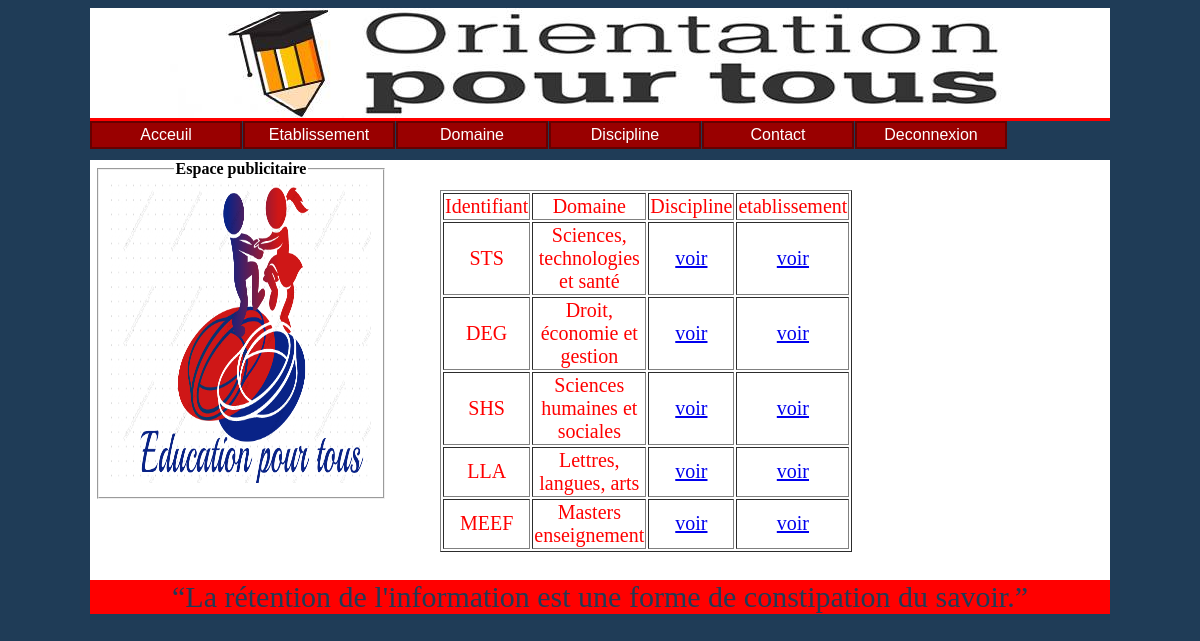
The page /domaineconecte.php on the database its author committed.
### tables this page shows
CREATE TABLE IF NOT EXISTS `domaine` (
  `id_domaine` varchar(4) NOT NULL DEFAULT '',
  `domaine` varchar(34) DEFAULT NULL,
  PRIMARY KEY (`id_domaine`)
);

### domaineconecte.php (the view, shortened to what this page needs)
<!DOCTYPE HTML>
<HTML>
<HEAD>
<link rel="stylesheet"    href="stylecss/mon.css"    type="text/css"    media="screen"    />
</HEAD>
<body>
<div id="entete">
</div>
<ul id="navigation">
  <li><a href="index.php" >Acceuil</a></li>
  <li><a href="etablissementconnecte.php" >Etablissement</a></li>
  <li><a href="domaineconecte.php" >Domaine</a></li>
  <li><a href="disciplineconecte.php" >Discipline</a></li>
  <li><a href="contacts.php" >Contact</a></li>
  <li><a href="deconnexion.php" >Deconnexion</a></li>
</ul>
<div id="bandeau">
<div id="connect">
<fieldset>
<legend align="center"><b>Espace publicitaire</b></legend>
<img src="images/logo.png" alt= "log " />
</fieldset><br>
</div>
<div id="desc">
 <table class="table"   border="1">
     <tr>
         <td>Identifiant</td>
          <td>Domaine</td>
         <td>Discipline</td>
         <td>etablissement</td>
         <?php
            $bdd= new PDO('mysql:host=localhost;dbname=monbds;charset=utf8', 'root', '');
            $rep = $bdd->query('select id_domaine,domaine from domaine');
            while ($ligne = $rep ->fetch())
            {
                echo '<tr>';
                echo '<td>'.$ligne['id_domaine'].'</td>';
                echo '<td>'.$ligne['domaine'].'</td>';
               echo '<td><a href="voirdiscipline.php?id='.$ligne['id_domaine'].'">voir</a></td>';
                 echo '<td><a href="listeetab.php?id='.$ligne['id_domaine'].'">voir</a></td>';
                echo '</tr>';
            }
         ?>
     </tr>
 </table>
 </div>
</div>
<p class="pied">“La rétention de l'information est une forme de constipation du savoir.”</p>
</body>
</html>

### stylecss/mon.css (style rules this page uses)
html { background-color:#1F3C57; }
body { width:1020px; margin-left:auto; margin-right:auto; }
#entete { width:1020px; height:110px; border-bottom-color:#FF0000; border-bottom-style:solid; border-style:solid 3px red; background-image: url('../images/laa.jpg') }
#bandeau { width:1020px; margin-top:10px; height:420px; background-color:white; border-style:solid 3px red; overflow:auto; }
#connect { width:230px; height:300px; border-color:red; float:left; margin-left:5px; }
#desc { width:700px; height:300px; border-color:red; float:right; margin-left: 5px; margin-top: 0px; }
p { color:blue; font-family:Times New Roman; font-size:17px; }
.pied { background-color:red; text-align:center; color:#1F3C57; margin-top:0px; font-size:30px; }
.table { position:center; margin-top:30px; margin-left:30px; width:400px; text-align:center; font-size:20px; color:red; }
img { width:260px; height:300px; }
#navigation li { display: inline; }
#navigation { margin: 0 ; padding: 0 ; list-style: none ; text-align: center ; }
#navigation li { display: inline ; margin-right: 1px ; color: #fff ; background: #c00 ; }
#navigation li a { padding: 4px 20px ; background: #c00 ; color: #fff ; border: 1px solid #600 ; font: 1em "Trebuchet MS",Arial,sans-serif ; line-height: 1em ; text-align: center ; text-decoration: none ; }
#navigation li { float: left ; }
#navigation { margin-right: 0 ; padding: 0 ; list-style: 0 ; }
#navigation li { float: left ; width: 150px ; border: 1px solid #600 ; margin-right: 1px ; color: #fff ; background: #c00 ; }
#navigation li a { display: block ; background: #c00 ; color: #fff ; font: 1em "Trebuchet MS",Arial,sans-serif ; line-height: 1em ; padding: 4px 0 ; text-align: center ; }
#navigation { height: 1.8em ; }
#navigation li a { display: block ; background: #c00 url(lienNormal.png) left top no-repeat ; color: #fff ; font: 1em "Trebuchet MS",Arial,sans-serif ; line-height: 1em ; padding: 4px 0 ; text-align: center ; }
#navigation li a { display: block ; background: #900 url(lienCoulissant.png) left top no-repeat ; color: #fff ; font: 1em "Trebuchet MS",Arial,sans-serif ; line-height: 1em ; padding: 4px 0 ; text-align: center ; }

### rows shown on the page
domaine: id_domaine "STS", domaine "Sciences, technologies et santé"
domaine: id_domaine "DEG", domaine "Droit, économie et gestion"
domaine: id_domaine "SHS", domaine "Sciences humaines et sociales"
domaine: id_domaine "LLA", domaine "Lettres, langues, arts"
domaine: id_domaine "MEEF", domaine "Masters enseignement"
